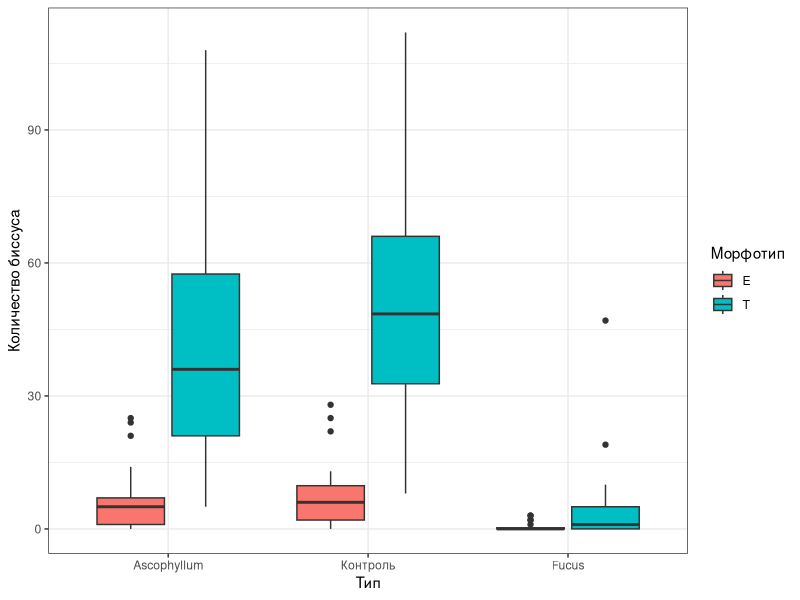

Generate this figure with R:
## ---- chunk 1
library(knitr)
opts_chunk$set(echo = FALSE)
## ---- chunk 2
library(readxl)
library(ggplot2)
library(broom)
library(knitr)
library(dplyr)
## ---- chunk 3
bys <- read_excel('Data/FucBys_2023.xlsx', na = "NA", sheet = "Experiment FucBys")
bys$Treatment <- factor(bys$Treatment)
bys$Treatment <- relevel(bys$Treatment, ref = 'Control')
labe = c('Ascophyllum', 'Контроль', 'Fucus')

frc <- read_excel('Data/FucBys_2023.xlsx', na = "NA", sheet = "Fuc_Tred_Force")
frc$True_Force <- frc$Force - frc$Weight / 1000 * 9.81
frc$True_Force[(!is.na(frc$True_Force)) & frc$True_Force < 0] <- 0


## ---- chunk 4
labe = c('Ascophyllum', 'Контроль', 'Fucus')
ggplot(bys, aes(x = Treatment, y = N_byss, fill = Morphotype)) + 
  geom_boxplot() +
  theme_bw()+
  labs(x = 'Тип', y = 'Количество биссуса', fill = 'Морфотип')+
  scale_x_discrete(label = labe)
## ---- chunk 5
mod <-lm(log(N_byss+1) ~ Treatment + Morphotype + Treatment:Morphotype, data = bys) 

anova(mod)
